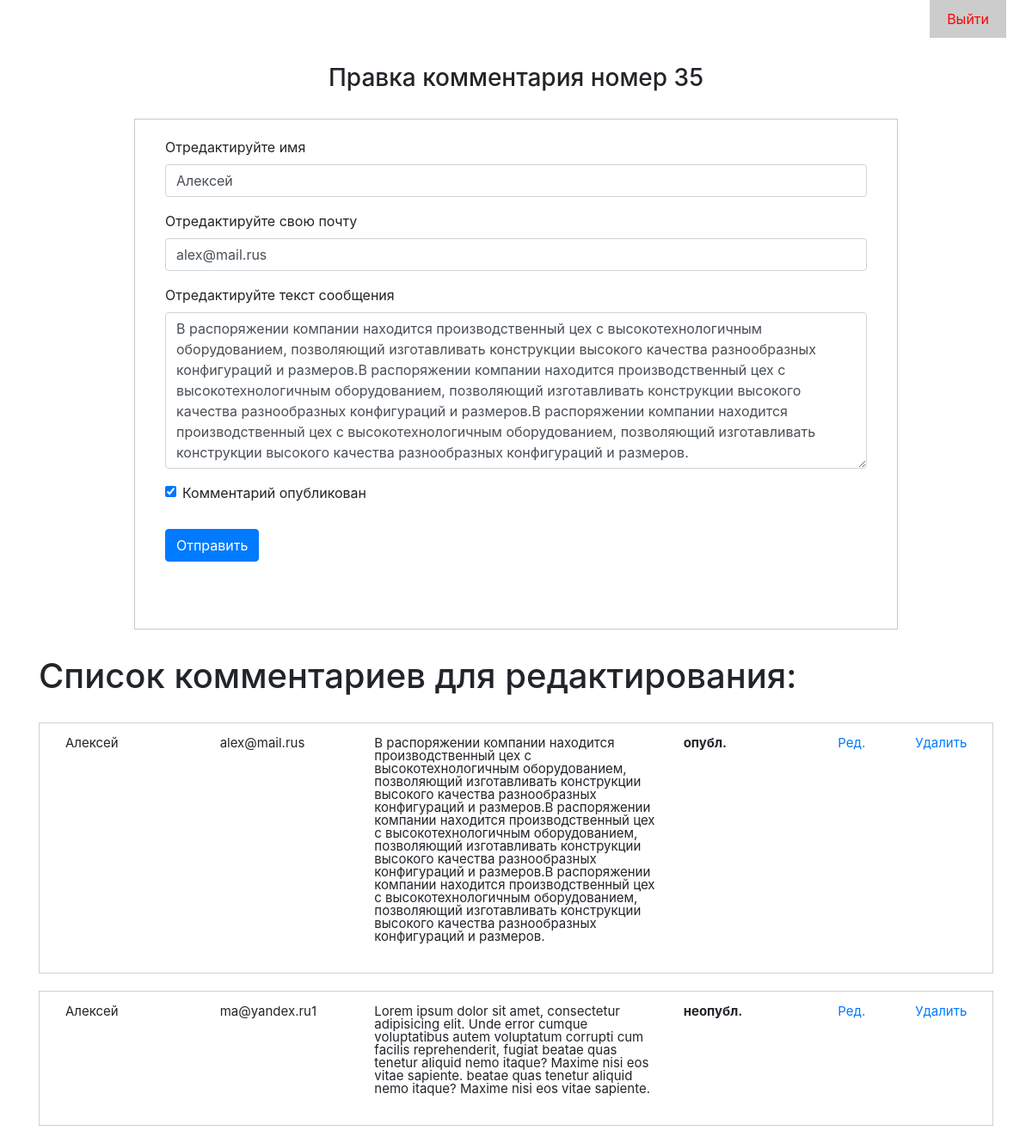
Screenshot of /admin/index.php?edit=35 (signed in) with the database file from the repository.
### tables this page shows
CREATE TABLE `comments` (
  `id` int(5) UNSIGNED NOT NULL,
  `name` varchar(100) DEFAULT NULL,
  `email` varchar(100) NOT NULL,
  `text` text NOT NULL,
  `publish` int(1) UNSIGNED NOT NULL DEFAULT '0'
);

### classes/Admin.php (called while the page is built, shortened)
<?php
class Admin{
	public function getComments() {
        include '../admin/list_comments.php';
	}
}

### admin/list_comments.php (the view)
<? include '../config/config.php';
   $comm = mysqli_query($db, "SELECT * FROM `comments` ORDER BY id DESC"); ?>
<div class="container wrap-comments">
    <h1>Список комментариев для редактирования:</h1>
        <? if(mysqli_num_rows($comm) > 0) : ?>
            <? while ($comments = mysqli_fetch_assoc($comm)){  ?>
    <div class="row">
                <div class="col-lg-2">
                    <?= $comments['name']; ?>
                </div>
                <div class="col-lg-2">
                    <?= $comments['email']; ?>
                </div>
                <div class="col-lg-4">
                    <?= $comments['text']; ?>
                </div>
                <div class="col-lg-2">
                    <? if ($comments['publish'] == 1) : ?>
                        <strong>опубл.</strong>
                    <? else : ?>
                        <strong>неопубл.</strong>
                    <? endif; ?>
                </div>
                <div class="col-lg-1">
                    <a href="?edit=<?= $comments['id'] ?>">Ред.</a>
                </div>
                <div class="col-lg-1">
                    <a class="delComment" href="?del=<?= $comments['id'] ?>">Удалить</a>
                </div>
    </div>
            <? } ?>
        <? endif;?>
</div>

### admin/edit_form.php (shortened to what this page needs)
<? include '../config/config.php';
$edit = $_GET['edit'];
$comment_edit = mysqli_query($db, "SELECT * FROM `comments` WHERE id='$edit' LIMIT 1");
if(mysqli_num_rows($comment_edit) > 0){
    $comment_item = mysqli_fetch_assoc($comment_edit);
    if ($comment_item['publish'] == 1) {
        $publish = 'checked';
    }else{
        $publish = '';
    }
}else{
    exit('<p style="text-align: center; font-weight: 600; margin-top: 40px; color: red;">Комментарий для редактирования не найден...</p><br><a href="/admin" style="text-align: center; display: block; font-weight: 600; margin-top: 40px">Вернуться к списку коментариев</a>');
} ?>
<div class="container editCommentForm">
    <h3>Правка комментария номер <?= $comment_item['id'] ?></h3>
    <div class="row wrapFormComments">
        <form id="CommentEdit" name="CommentEdit" method="POST" class="col-sm-12" action="/admin/">
            <div class="form-group">
                <label for="name">Отредактируйте имя</label>
                <input type="text" class="form-control" id="name" name="name" value="<?= $comment_item['name'] ?>">
            </div>
            <div class="form-group">
                <label for="email">Отредактируйте свою почту</label>
                <input type="email" class="form-control" name="email" id="email" value="<?= $comment_item['email'] ?>">
            </div>
            <div class="form-group">
            <label for="textarea">Отредактируйте текст сообщения</label>
            <textarea class="form-control" name="text" id="text" rows="7"><?= $comment_item['text'] ?></textarea>
    </div>
    <div class="form-check">
        <input class="form-check-input" name="publish_check" type="checkbox" <?= $publish ?> value="1" id="check">
        <label class="form-check-label" for="check">
            Комментарий опубликован
        </label>
    </div>
    <input type="submit" id="submitComment" name="submitComment" class="btn btn-primary mb-2" value="Отправить">
       </form>
    </div></div>

### css/add.css (style rules this page uses)
h1,h2,h3 { margin: 30px 0; }
.wrap-comments .row { margin: 20px 0; border: 1px solid #d2cfcf; padding: 15px; line-height: 1; font-size: 15px; }
.wrap-comments .row>div { margin-bottom: 20px; }
#formComment button[type=submit], #CommentEdit input[type=submit] { margin: 30px 0; }
#formComment, #CommentEdit { margin-bottom: 50px; }
.wrapFormComments { width: 80%; margin: 0 auto; border: 1px solid #cac8c8; padding: 20px; }
.editCommentForm h3 { text-align: center; }

### rows the page displays
comments: id "35", name "Алексей", email "alex@mail.rus", text "В распоряжении компании находится производственный цех с высокотехнологичным оборудованием, позволяющий изготавливать конструкции высокого качества разнообразных конфигураций и размеров.В распоряжении компании находится производственный цех с высокотехнологичным оборудованием, позволяющий изготавливать конструкции высокого качества разнообразных конфигураций и размеров.В распоряжении компании находится производственный цех с высокотехнологичным оборудованием, позволяющий изготавливать конструкции высокого качества разнообразных конфигураций и размеров.", publish "опубл."
comments: name "Алексей", email "ma@yandex.ru1", text "Lorem ipsum dolor sit amet, consectetur adipisicing elit. Unde error cumque voluptatibus autem voluptatum corrupti cum facilis reprehenderit, fugiat beatae quas tenetur aliquid nemo itaque? Maxime nisi eos vitae sapiente. beatae quas tenetur aliquid nemo itaque? Maxime nisi eos vitae sapiente.", publish "неопубл."
